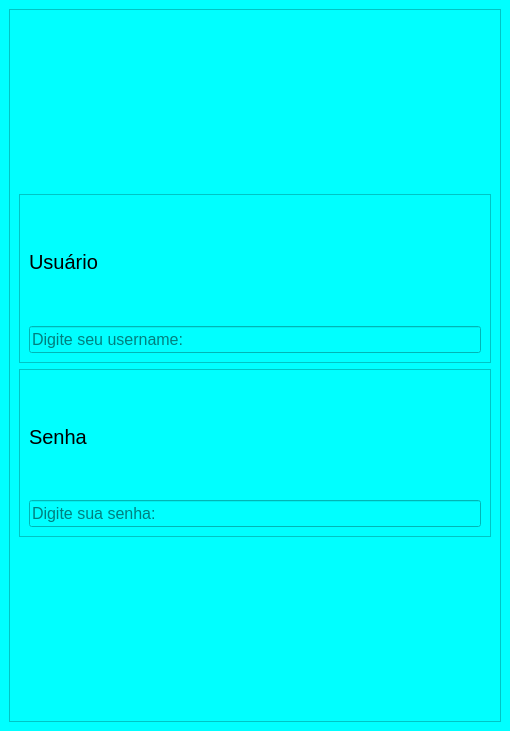
<?xml version="1.0" encoding="UTF-8"?>
<ui version="4.0">
 <class>MainWindow</class>
 <widget class="QMainWindow" name="MainWindow">
  <property name="geometry">
   <rect>
    <x>0</x>
    <y>0</y>
    <width>510</width>
    <height>731</height>
   </rect>
  </property>
  <property name="windowTitle">
   <string>MainWindow</string>
  </property>
  <widget class="QWidget" name="centralwidget">
   <property name="styleSheet">
    <string notr="true">background-color: rgb(0, 255, 255);</string>
   </property>
   <layout class="QVBoxLayout" name="verticalLayout_4">
    <item>
     <widget class="QFrame" name="Qframe_login">
      <property name="frameShape">
       <enum>QFrame::StyledPanel</enum>
      </property>
      <property name="frameShadow">
       <enum>QFrame::Raised</enum>
      </property>
      <layout class="QVBoxLayout" name="verticalLayout_3">
       <item>
        <widget class="QLabel" name="lbl_imagem">
         <property name="text">
          <string/>
         </property>
         <property name="pixmap">
          <pixmap resource="icon.qrc">:/icon/bulbasaur.jpg</pixmap>
         </property>
         <property name="scaledContents">
          <bool>true</bool>
         </property>
        </widget>
       </item>
       <item>
        <widget class="QFrame" name="user">
         <property name="frameShape">
          <enum>QFrame::StyledPanel</enum>
         </property>
         <property name="frameShadow">
          <enum>QFrame::Raised</enum>
         </property>
         <layout class="QVBoxLayout" name="verticalLayout_2">
          <item>
           <widget class="QLabel" name="lbl_Usuario">
            <property name="font">
             <font>
              <pointsize>15</pointsize>
             </font>
            </property>
            <property name="text">
             <string>Usuário</string>
            </property>
           </widget>
          </item>
          <item>
           <widget class="QLineEdit" name="le_usuario">
            <property name="font">
             <font>
              <pointsize>12</pointsize>
             </font>
            </property>
            <property name="text">
             <string/>
            </property>
            <property name="placeholderText">
             <string>Digite seu username:</string>
            </property>
            <property name="clearButtonEnabled">
             <bool>false</bool>
            </property>
           </widget>
          </item>
         </layout>
        </widget>
       </item>
       <item>
        <widget class="QFrame" name="senha">
         <property name="frameShape">
          <enum>QFrame::StyledPanel</enum>
         </property>
         <property name="frameShadow">
          <enum>QFrame::Raised</enum>
         </property>
         <layout class="QVBoxLayout" name="verticalLayout">
          <item>
           <widget class="QLabel" name="lbl_Senha">
            <property name="font">
             <font>
              <pointsize>15</pointsize>
             </font>
            </property>
            <property name="text">
             <string>Senha</string>
            </property>
           </widget>
          </item>
          <item>
           <widget class="QLineEdit" name="le_senha">
            <property name="font">
             <font>
              <pointsize>12</pointsize>
             </font>
            </property>
            <property name="echoMode">
             <enum>QLineEdit::Password</enum>
            </property>
            <property name="placeholderText">
             <string>Digite sua senha:</string>
            </property>
           </widget>
          </item>
         </layout>
        </widget>
       </item>
       <item>
        <widget class="QLabel" name="label">
         <property name="text">
          <string/>
         </property>
         <property name="pixmap">
          <pixmap resource="icon.qrc">:/icon/Snivy.jpg</pixmap>
         </property>
         <property name="scaledContents">
          <bool>true</bool>
         </property>
        </widget>
       </item>
      </layout>
     </widget>
    </item>
   </layout>
  </widget>
 </widget>
 <resources>
  <include location="icon.qrc"/>
 </resources>
 <connections/>
</ui>
